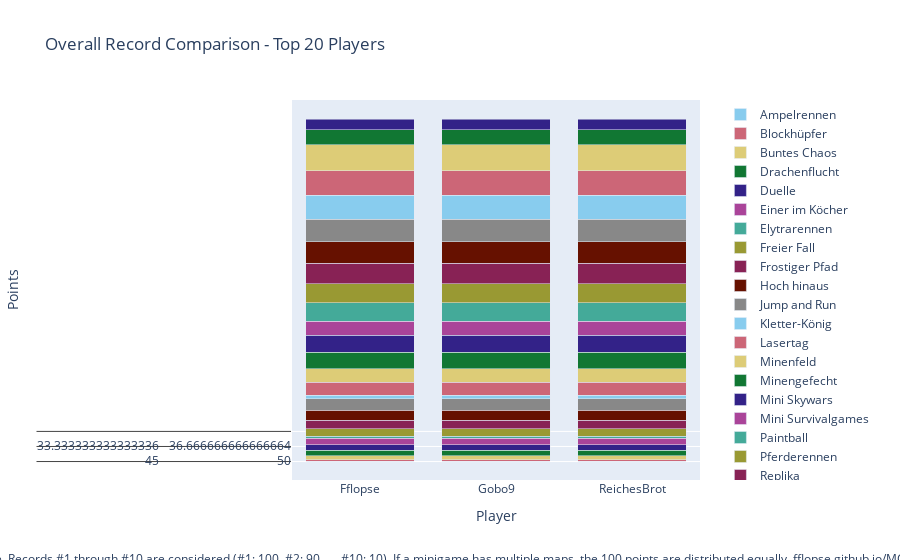

This figure's notebook cell:
### Code cell
import plotly.graph_objects as go

# Sum all columns to get the total score
outDf['Total'] = outDf.sum(axis=1)

# Sort by total score and fill N/A values with 0
outDf = outDf.sort_values(by='Total', ascending=False).fillna(0)

# Crop to top 10 players
cropDf = outDf.head(20).copy()

# Drop the 'Total' column for plotting
cropDf = cropDf.drop(columns=['Total'])

# Create a color palette
color_palette = px.colors.qualitative.Safe

# Create the stacked bar plot
fig = go.Figure()

for column in cropDf.columns.difference(['Player']):
    fig.add_trace(go.Bar(
        x=cropDf.index,
        y=cropDf[column],
        name=column,
        marker_color=color_palette[len(fig.data) % len(color_palette)]
    ))

# Update layout
fig.update_layout(
    barmode='stack',
    title='Overall Record Comparison - Top 20 Players',
    xaxis=dict(title='Player'),
    yaxis=dict(title='Points'),
    #height=800,
    #width=1000,
    legend=dict(
        x=1.05,
        y=0.5,
        traceorder='normal',
        font=dict(size=12),
        bgcolor='rgba(255, 255, 255, 0)',
        bordercolor='rgba(0, 0, 0, 0)'
    ),
    margin=dict(r=200),  # Adjust right margin to make room for the legend
    annotations=[
        dict(
            x=0.5,
            y=-0.235,
            xref='paper',
            yref='paper',
            text='Max 100 points per minigame. Records #1 through #10 are considered (#1: 100, #2: 90, ..., #10: 10). If a minigame has multiple maps, the 100 points are distributed equally. fflopse.github.io/MCP-Records/data-analysis/global-ranking.ipynb',
            showarrow=False,
            font=dict(size=12),
            xanchor='center'
        )
    ]
)

fig.show()

# save the plot as an html file

fig.write_html('out/overall_record_comparison.html')

### Figure 1 — Plotly figure (JSON) as saved in the notebook; plotly's stock layout.template omitted (floating-point values rounded to 4 significant figures)
{"data": [{"marker": {"color": "rgb(136, 204, 238)"}, "name": "Ampelrennen", "type": "bar", "x": ["Fflopse", "Gobo9", "ReichesBrot", "cediiiiii_10", "Pedrozockt", "HerrDante", "JOW23", "Ex4cted", "yiiq", "lizsyy", "_n3d", "2wc", "Freeeedom", "DarkCobweb", "yzvm", "Umgfoin", "KakaMC", "camman18YT", "Ninivee", "Grapfen"], "y": [[45, 45, 45], [50, 50, 50], [10, 10, 10], [20, 20, 20], [70, 70, 0], [25, 25, 25], [0, 0, 0], [45, 45, 45], [0, 0, 0], [10, 10, 10], [20, 20, 20], [0, 0, 0], [0, 0, 0], [0, 0, 0], [0, 0, 0], [50, 50, 50], [0, 0, 0], [0, 0, 0], [0, 0, 0], [0, 0, 0]]}, {"marker": {"color": "rgb(204, 102, 119)"}, "name": "Blockhüpfer", "type": "bar", "x": ["Fflopse", "Gobo9", "ReichesBrot", "cediiiiii_10", "Pedrozockt", "HerrDante", "JOW23", "Ex4cted", "yiiq", "lizsyy", "_n3d", "2wc", "Freeeedom", "DarkCobweb", "yzvm", "Umgfoin", "KakaMC", "camman18YT", "Ninivee", "Grapfen"], "y": [[90, 90, 90], [60, 60, 60], [100, 100, 100], [0, 0, 0], [30, 30, 0], [0, 0, 0], [0, 0, 0], [80, 80, 80], [20, 20, 20], [50, 50, 50], [0, 0, 0], [0, 0, 0], [0, 0, 0], [0, 0, 0], [0, 0, 0], [0, 0, 0], [0, 0, 0], [0, 0, 0], [0, 0, 0], [0, 0, 0]]}, {"marker": {"color": "rgb(221, 204, 119)"}, "name": "Buntes Chaos", "type": "bar", "x": ["Fflopse", "Gobo9", "ReichesBrot", "cediiiiii_10", "Pedrozockt", "HerrDante", "JOW23", "Ex4cted", "yiiq", "lizsyy", "_n3d", "2wc", "Freeeedom", "DarkCobweb", "yzvm", "Umgfoin", "KakaMC", "camman18YT", "Ninivee", "Grapfen"], "y": [[100, 100, 100], [50, 50, 50], [100, 100, 100], [50, 50, 50], [100, 100, 0], [50, 50, 50], [0, 0, 0], [50, 50, 50], [0, 0, 0], [100, 100, 100], [100, 100, 100], [0, 0, 0], [0, 0, 0], [0, 0, 0], [0, 0, 0], [100, 100, 100], [100, 100, 100], [0, 0, 0], [100, 100, 100], [0, 0, 0]]}, {"marker": {"color": "rgb(17, 119, 51)"}, "name": "Drachenflucht", "type": "bar", "x": ["Fflopse", "Gobo9", "ReichesBrot", "cediiiiii_10", "Pedrozockt", "HerrDante", "JOW23", "Ex4cted", "yiiq", "lizsyy", "_n3d", "2wc", "Freeeedom", "DarkCobweb", "yzvm", "Umgfoin", "KakaMC", "camman18YT", "Ninivee", "Grapfen"], "y": [[0, 0, 0], [0, 0, 0], [0, 0, 0], [0, 0, 0], [0, 0, 0], [0, 0, 0], [0, 0, 0], [0, 0, 0], [0, 0, 0], [33.33, 33.33, 33.33], [0, 0, 0], [0, 0, 0], [0, 0, 0], [0, 0, 0], [0, 0, 0], [0, 0, 0], [0, 0, 0], [0, 0, 0], [0, 0, 0], [0, 0, 0]]}, {"marker": {"color": "rgb(51, 34, 136)"}, "name": "Duelle", "type": "bar", "x": ["Fflopse", "Gobo9", "ReichesBrot", "cediiiiii_10", "Pedrozockt", "HerrDante", "JOW23", "Ex4cted", "yiiq", "lizsyy", "_n3d", "2wc", "Freeeedom", "DarkCobweb", "yzvm", "Umgfoin", "KakaMC", "camman18YT", "Ninivee", "Grapfen"], "y": [[0, 0, 0], [0, 0, 0], [0, 0, 0], [60, 60, 60], [0, 0, 0], [0, 0, 0], [0, 0, 0], [0, 0, 0], [0, 0, 0], [0, 0, 0], [0, 0, 0], [60, 60, 60], [0, 0, 0], [60, 60, 60], [60, 60, 60], [0, 0, 0], [0, 0, 0], [0, 0, 0], [0, 0, 0], [0, 0, 0]]}, {"marker": {"color": "rgb(170, 68, 153)"}, "name": "Einer im Köcher", "type": "bar", "x": ["Fflopse", "Gobo9", "ReichesBrot", "cediiiiii_10", "Pedrozockt", "HerrDante", "JOW23", "Ex4cted", "yiiq", "lizsyy", "_n3d", "2wc", "Freeeedom", "DarkCobweb", "yzvm", "Umgfoin", "KakaMC", "camman18YT", "Ninivee", "Grapfen"], "y": [[83.33, 83.33, 83.33], [26.67, 26.67, 26.67], [13.33, 13.33, 13.33], [40, 40, 40], [0, 0, 0], [86.67, 86.67, 86.67], [16.67, 16.67, 16.67], [0, 0, 0], [0, 0, 0], [0, 0, 0], [16.67, 16.67, 16.67], [0, 0, 0], [33.33, 33.33, 33.33], [0, 0, 0], [0, 0, 0], [0, 0, 0], [0, 0, 0], [0, 0, 0], [0, 0, 0], [0, 0, 0]]}, {"marker": {"color": "rgb(68, 170, 153)"}, "name": "Elytrarennen", "type": "bar", "x": ["Fflopse", "Gobo9", "ReichesBrot", "cediiiiii_10", "Pedrozockt", "HerrDante", "JOW23", "Ex4cted", "yiiq", "lizsyy", "_n3d", "2wc", "Freeeedom", "DarkCobweb", "yzvm", "Umgfoin", "KakaMC", "camman18YT", "Ninivee", "Grapfen"], "y": [[90, 90, 90], [83.33, 83.33, 83.33], [0, 0, 0], [0, 0, 0], [13.33, 13.33, 0], [0, 0, 0], [33.33, 33.33, 33.33], [0, 0, 0], [0, 0, 0], [0, 0, 0], [0, 0, 0], [0, 0, 0], [83.33, 83.33, 83.33], [0, 0, 0], [0, 0, 0], [0, 0, 0], [0, 0, 0], [0, 0, 0], [0, 0, 0], [0, 0, 0]]}, {"marker": {"color": "rgb(153, 153, 51)"}, "name": "Freier Fall", "type": "bar", "x": ["Fflopse", "Gobo9", "ReichesBrot", "cediiiiii_10", "Pedrozockt", "HerrDante", "JOW23", "Ex4cted", "yiiq", "lizsyy", "_n3d", "2wc", "Freeeedom", "DarkCobweb", "yzvm", "Umgfoin", "KakaMC", "camman18YT", "Ninivee", "Grapfen"], "y": [[50, 50, 50], [62.5, 62.5, 62.5], [27.5, 27.5, 27.5], [52.5, 52.5, 52.5], [25, 25, 0], [62.5, 62.5, 62.5], [0, 0, 0], [17.5, 17.5, 17.5], [0, 0, 0], [0, 0, 0], [5, 5, 5], [42.5, 42.5, 42.5], [7.5, 7.5, 7.5], [0, 0, 0], [0, 0, 0], [0, 0, 0], [0, 0, 0], [0, 0, 0], [0, 0, 0], [0, 0, 0]]}, {"marker": {"color": "rgb(136, 34, 85)"}, "name": "Frostiger Pfad", "type": "bar", "x": ["Fflopse", "Gobo9", "ReichesBrot", "cediiiiii_10", "Pedrozockt", "HerrDante", "JOW23", "Ex4cted", "yiiq", "lizsyy", "_n3d", "2wc", "Freeeedom", "DarkCobweb", "yzvm", "Umgfoin", "KakaMC", "camman18YT", "Ninivee", "Grapfen"], "y": [[20, 20, 20], [80, 80, 80], [100, 100, 100], [0, 0, 0], [0, 0, 0], [0, 0, 0], [0, 0, 0], [0, 0, 0], [0, 0, 0], [0, 0, 0], [0, 0, 0], [0, 0, 0], [90, 90, 90], [0, 0, 0], [0, 0, 0], [0, 0, 0], [0, 0, 0], [0, 0, 0], [60, 60, 60], [0, 0, 0]]}, {"marker": {"color": "rgb(102, 17, 0)"}, "name": "Hoch hinaus", "type": "bar", "x": ["Fflopse", "Gobo9", "ReichesBrot", "cediiiiii_10", "Pedrozockt", "HerrDante", "JOW23", "Ex4cted", "yiiq", "lizsyy", "_n3d", "2wc", "Freeeedom", "DarkCobweb", "yzvm", "Umgfoin", "KakaMC", "camman18YT", "Ninivee", "Grapfen"], "y": [[80, 80, 80], [70, 70, 70], [20, 20, 20], [0, 0, 0], [90, 90, 0], [0, 0, 0], [60, 60, 60], [30, 30, 30], [0, 0, 0], [0, 0, 0], [0, 0, 0], [0, 0, 0], [0, 0, 0], [0, 0, 0], [0, 0, 0], [0, 0, 0], [0, 0, 0], [0, 0, 0], [0, 0, 0], [0, 0, 0]]}, {"marker": {"color": "rgb(136, 136, 136)"}, "name": "Jump and Run", "type": "bar", "x": ["Fflopse", "Gobo9", "ReichesBrot", "cediiiiii_10", "Pedrozockt", "HerrDante", "JOW23", "Ex4cted", "yiiq", "lizsyy", "_n3d", "2wc", "Freeeedom", "DarkCobweb", "yzvm", "Umgfoin", "KakaMC", "camman18YT", "Ninivee", "Grapfen"], "y": [[53.33, 53.33, 53.33], [93.33, 93.33, 93.33], [93.33, 93.33, 93.33], [20, 20, 20], [23.33, 23.33, 0], [26.67, 26.67, 26.67], [0, 0, 0], [0, 0, 0], [6.667, 6.667, 6.667], [13.33, 13.33, 13.33], [0, 0, 0], [13.33, 13.33, 13.33], [0, 0, 0], [0, 0, 0], [0, 0, 0], [0, 0, 0], [10, 10, 10], [33.33, 33.33, 33.33], [0, 0, 0], [0, 0, 0]]}, {"marker": {"color": "rgb(136, 204, 238)"}, "name": "Kletter-König", "type": "bar", "x": ["Fflopse", "Gobo9", "ReichesBrot", "cediiiiii_10", "Pedrozockt", "HerrDante", "JOW23", "Ex4cted", "yiiq", "lizsyy", "_n3d", "2wc", "Freeeedom", "DarkCobweb", "yzvm", "Umgfoin", "KakaMC", "camman18YT", "Ninivee", "Grapfen"], "y": [[90, 90, 90], [30, 30, 30], [50, 50, 50], [0, 0, 0], [15, 15, 0], [25, 25, 25], [0, 0, 0], [0, 0, 0], [85, 85, 85], [0, 0, 0], [0, 0, 0], [0, 0, 0], [0, 0, 0], [0, 0, 0], [20, 20, 20], [0, 0, 0], [0, 0, 0], [45, 45, 45], [0, 0, 0], [0, 0, 0]]}, {"marker": {"color": "rgb(204, 102, 119)"}, "name": "Lasertag", "type": "bar", "x": ["Fflopse", "Gobo9", "ReichesBrot", "cediiiiii_10", "Pedrozockt", "HerrDante", "JOW23", "Ex4cted", "yiiq", "lizsyy", "_n3d", "2wc", "Freeeedom", "DarkCobweb", "yzvm", "Umgfoin", "KakaMC", "camman18YT", "Ninivee", "Grapfen"], "y": [[86.67, 86.67, 86.67], [30, 30, 30], [0, 0, 0], [0, 0, 0], [36.67, 36.67, 0], [86.67, 86.67, 86.67], [53.33, 53.33, 53.33], [30, 30, 30], [0, 0, 0], [0, 0, 0], [0, 0, 0], [23.33, 23.33, 23.33], [0, 0, 0], [0, 0, 0], [0, 0, 0], [0, 0, 0], [0, 0, 0], [0, 0, 0], [0, 0, 0], [13.33, 13.33, 13.33]]}, {"marker": {"color": "rgb(221, 204, 119)"}, "name": "Minenfeld", "type": "bar", "x": ["Fflopse", "Gobo9", "ReichesBrot", "cediiiiii_10", "Pedrozockt", "HerrDante", "JOW23", "Ex4cted", "yiiq", "lizsyy", "_n3d", "2wc", "Freeeedom", "DarkCobweb", "yzvm", "Umgfoin", "KakaMC", "camman18YT", "Ninivee", "Grapfen"], "y": [[33.33, 33.33, 33.33], [0, 0, 0], [26.67, 26.67, 26.67], [16.67, 16.67, 16.67], [0, 0, 0], [46.67, 46.67, 46.67], [6.667, 6.667, 6.667], [10, 10, 10], [0, 0, 0], [0, 0, 0], [30, 30, 30], [0, 0, 0], [0, 0, 0], [0, 0, 0], [0, 0, 0], [0, 0, 0], [0, 0, 0], [0, 0, 0], [23.33, 23.33, 23.33], [0, 0, 0]]}, {"marker": {"color": "rgb(17, 119, 51)"}, "name": "Minengefecht", "type": "bar", "x": ["Fflopse", "Gobo9", "ReichesBrot", "cediiiiii_10", "Pedrozockt", "HerrDante", "JOW23", "Ex4cted", "yiiq", "lizsyy", "_n3d", "2wc", "Freeeedom", "DarkCobweb", "yzvm", "Umgfoin", "KakaMC", "camman18YT", "Ninivee", "Grapfen"], "y": [[12.5, 12.5, 12.5], [32.5, 32.5, 32.5], [25, 25, 25], [75, 75, 75], [0, 0, 0], [10, 10, 10], [45, 45, 45], [0, 0, 0], [50, 50, 50], [0, 0, 0], [22.5, 22.5, 22.5], [22.5, 22.5, 22.5], [12.5, 12.5, 12.5], [60, 60, 60], [35, 35, 35], [0, 0, 0], [0, 0, 0], [0, 0, 0], [0, 0, 0], [12.5, 12.5, 12.5]]}, {"marker": {"color": "rgb(51, 34, 136)"}, "name": "Mini Skywars", "type": "bar", "x": ["Fflopse", "Gobo9", "ReichesBrot", "cediiiiii_10", "Pedrozockt", "HerrDante", "JOW23", "Ex4cted", "yiiq", "lizsyy", "_n3d", "2wc", "Freeeedom", "DarkCobweb", "yzvm", "Umgfoin", "KakaMC", "camman18YT", "Ninivee", "Grapfen"], "y": [[24, 24, 24], [80, 80, 80], [20, 20, 20], [50, 50, 50], [26, 26, 0], [0, 0, 0], [20, 20, 20], [14, 14, 14], [10, 10, 10], [0, 0, 0], [26, 26, 26], [36, 36, 36], [30, 30, 30], [34, 34, 34], [0, 0, 0], [18, 18, 18], [20, 20, 20], [8, 8, 8], [8, 8, 8], [28, 28, 28]]}, {"marker": {"color": "rgb(170, 68, 153)"}, "name": "Mini Survivalgames", "type": "bar", "x": ["Fflopse", "Gobo9", "ReichesBrot", "cediiiiii_10", "Pedrozockt", "HerrDante", "JOW23", "Ex4cted", "yiiq", "lizsyy", "_n3d", "2wc", "Freeeedom", "DarkCobweb", "yzvm", "Umgfoin", "KakaMC", "camman18YT", "Ninivee", "Grapfen"], "y": [[33.33, 33.33, 33.33], [0, 0, 0], [26.67, 26.67, 26.67], [26.67, 26.67, 26.67], [0, 0, 0], [26.67, 26.67, 26.67], [33.33, 33.33, 33.33], [0, 0, 0], [0, 0, 0], [0, 0, 0], [0, 0, 0], [26.67, 26.67, 26.67], [10, 10, 10], [10, 10, 10], [0, 0, 0], [10, 10, 10], [0, 0, 0], [43.33, 43.33, 43.33], [20, 20, 20], [26.67, 26.67, 26.67]]}, {"marker": {"color": "rgb(68, 170, 153)"}, "name": "Paintball", "type": "bar", "x": ["Fflopse", "Gobo9", "ReichesBrot", "cediiiiii_10", "Pedrozockt", "HerrDante", "JOW23", "Ex4cted", "yiiq", "lizsyy", "_n3d", "2wc", "Freeeedom", "DarkCobweb", "yzvm", "Umgfoin", "KakaMC", "camman18YT", "Ninivee", "Grapfen"], "y": [[73.33, 73.33, 73.33], [0, 0, 0], [60, 60, 60], [6.667, 6.667, 6.667], [53.33, 53.33, 0], [46.67, 46.67, 46.67], [0, 0, 0], [0, 0, 0], [26.67, 26.67, 26.67], [0, 0, 0], [16.67, 16.67, 16.67], [33.33, 33.33, 33.33], [0, 0, 0], [16.67, 16.67, 16.67], [23.33, 23.33, 23.33], [0, 0, 0], [0, 0, 0], [0, 0, 0], [0, 0, 0], [30, 30, 30]]}, {"marker": {"color": "rgb(153, 153, 51)"}, "name": "Pferderennen", "type": "bar", "x": ["Fflopse", "Gobo9", "ReichesBrot", "cediiiiii_10", "Pedrozockt", "HerrDante", "JOW23", "Ex4cted", "yiiq", "lizsyy", "_n3d", "2wc", "Freeeedom", "DarkCobweb", "yzvm", "Umgfoin", "KakaMC", "camman18YT", "Ninivee", "Grapfen"], "y": [[91.67, 91.67, 91.67], [66.67, 66.67, 66.67], [38.33, 38.33, 38.33], [73.33, 73.33, 73.33], [45, 45, 0], [6.667, 6.667, 6.667], [0, 0, 0], [0, 0, 0], [45, 45, 45], [28.33, 28.33, 28.33], [0, 0, 0], [0, 0, 0], [15, 15, 15], [0, 0, 0], [13.33, 13.33, 13.33], [6.667, 6.667, 6.667], [0, 0, 0], [0, 0, 0], [0, 0, 0], [0, 0, 0]]}, {"marker": {"color": "rgb(136, 34, 85)"}, "name": "Replika", "type": "bar", "x": ["Fflopse", "Gobo9", "ReichesBrot", "cediiiiii_10", "Pedrozockt", "HerrDante", "JOW23", "Ex4cted", "yiiq", "lizsyy", "_n3d", "2wc", "Freeeedom", "DarkCobweb", "yzvm", "Umgfoin", "KakaMC", "camman18YT", "Ninivee", "Grapfen"], "y": [[53.79, 53.79, 53.79], [90.58, 90.58, 90.58], [11.94, 11.94, 11.94], [50.78, 50.78, 50.78], [56.21, 56.21, 0], [8.058, 8.058, 8.058], [2.233, 2.233, 2.233], [42.33, 42.33, 42.33], [28.45, 28.45, 28.45], [17.96, 17.96, 17.96], [5.243, 5.243, 5.243], [2.427, 2.427, 2.427], [3.883, 3.883, 3.883], [1.748, 1.748, 1.748], [0, 0, 0], [0, 0, 0], [31.65, 31.65, 31.65], [5.146, 5.146, 5.146], [0, 0, 0], [1.359, 1.359, 1.359]]}, {"marker": {"color": "rgb(102, 17, 0)"}, "name": "Sammelwahn", "type": "bar", "x": ["Fflopse", "Gobo9", "ReichesBrot", "cediiiiii_10", "Pedrozockt", "HerrDante", "JOW23", "Ex4cted", "yiiq", "lizsyy", "_n3d", "2wc", "Freeeedom", "DarkCobweb", "yzvm", "Umgfoin", "KakaMC", "camman18YT", "Ninivee", "Grapfen"], "y": [[19.53, 19.53, 19.53], [29.53, 29.53, 29.53], [3.023, 3.023, 3.023], [30.93, 30.93, 30.93], [13.26, 13.26, 0], [8.605, 8.605, 8.605], [2.791, 2.791, 2.791], [15.12, 15.12, 15.12], [0, 0, 0], [4.419, 4.419, 4.419], [3.023, 3.023, 3.023], [0, 0, 0], [0.4651, 0.4651, 0.4651], [4.884, 4.884, 4.884], [3.256, 3.256, 3.256], [6.279, 6.279, 6.279], [9.767, 9.767, 9.767], [5.349, 5.349, 5.349], [1.86, 1.86, 1.86], [13.72, 13.72, 13.72]]}, {"marker": {"color": "rgb(136, 136, 136)"}, "name": "Schießstand", "type": "bar", "x": ["Fflopse", "Gobo9", "ReichesBrot", "cediiiiii_10", "Pedrozockt", "HerrDante", "JOW23", "Ex4cted", "yiiq", "lizsyy", "_n3d", "2wc", "Freeeedom", "DarkCobweb", "yzvm", "Umgfoin", "KakaMC", "camman18YT", "Ninivee", "Grapfen"], "y": [[96.67, 96.67, 96.67], [50, 50, 50], [10, 10, 10], [40, 40, 40], [0, 0, 0], [66.67, 66.67, 66.67], [10, 10, 10], [90, 90, 90], [0, 0, 0], [33.33, 33.33, 33.33], [26.67, 26.67, 26.67], [0, 0, 0], [0, 0, 0], [0, 0, 0], [0, 0, 0], [0, 0, 0], [0, 0, 0], [0, 0, 0], [0, 0, 0], [0, 0, 0]]}, {"marker": {"color": "rgb(136, 204, 238)"}, "name": "Spleef", "type": "bar", "x": ["Fflopse", "Gobo9", "ReichesBrot", "cediiiiii_10", "Pedrozockt", "HerrDante", "JOW23", "Ex4cted", "yiiq", "lizsyy", "_n3d", "2wc", "Freeeedom", "DarkCobweb", "yzvm", "Umgfoin", "KakaMC", "camman18YT", "Ninivee", "Grapfen"], "y": [[70, 70, 70], [70, 70, 70], [90, 90, 90], [85, 85, 85], [50, 50, 0], [25, 25, 25], [40, 40, 40], [25, 25, 25], [25, 25, 25], [45, 45, 45], [40, 40, 40], [0, 0, 0], [0, 0, 0], [25, 25, 25], [0, 0, 0], [75, 75, 75], [0, 0, 0], [0, 0, 0], [0, 0, 0], [25, 25, 25]]}, {"marker": {"color": "rgb(204, 102, 119)"}, "name": "Todeswürfel", "type": "bar", "x": ["Fflopse", "Gobo9", "ReichesBrot", "cediiiiii_10", "Pedrozockt", "HerrDante", "JOW23", "Ex4cted", "yiiq", "lizsyy", "_n3d", "2wc", "Freeeedom", "DarkCobweb", "yzvm", "Umgfoin", "KakaMC", "camman18YT", "Ninivee", "Grapfen"], "y": [[60, 60, 60], [0, 0, 0], [0, 0, 0], [0, 0, 0], [50, 50, 0], [90, 90, 90], [0, 0, 0], [0, 0, 0], [0, 0, 0], [0, 0, 0], [0, 0, 0], [0, 0, 0], [0, 0, 0], [0, 0, 0], [0, 0, 0], [0, 0, 0], [30, 30, 30], [40, 40, 40], [0, 0, 0], [0, 0, 0]]}, {"marker": {"color": "rgb(221, 204, 119)"}, "name": "Waffenfolge", "type": "bar", "x": ["Fflopse", "Gobo9", "ReichesBrot", "cediiiiii_10", "Pedrozockt", "HerrDante", "JOW23", "Ex4cted", "yiiq", "lizsyy", "_n3d", "2wc", "Freeeedom", "DarkCobweb", "yzvm", "Umgfoin", "KakaMC", "camman18YT", "Ninivee", "Grapfen"], "y": [[30, 30, 30], [0, 0, 0], [50, 50, 50], [70, 70, 70], [60, 60, 0], [0, 0, 0], [100, 100, 100], [0, 0, 0], [0, 0, 0], [0, 0, 0], [0, 0, 0], [0, 0, 0], [0, 0, 0], [0, 0, 0], [90, 90, 90], [0, 0, 0], [0, 0, 0], [0, 0, 0], [0, 0, 0], [40, 40, 40]]}, {"marker": {"color": "rgb(17, 119, 51)"}, "name": "Walls", "type": "bar", "x": ["Fflopse", "Gobo9", "ReichesBrot", "cediiiiii_10", "Pedrozockt", "HerrDante", "JOW23", "Ex4cted", "yiiq", "lizsyy", "_n3d", "2wc", "Freeeedom", "DarkCobweb", "yzvm", "Umgfoin", "KakaMC", "camman18YT", "Ninivee", "Grapfen"], "y": [[33.33, 33.33, 33.33], [36.67, 36.67, 36.67], [13.33, 13.33, 13.33], [90, 90, 90], [56.67, 56.67, 0], [0, 0, 0], [33.33, 33.33, 33.33], [0, 0, 0], [20, 20, 20], [0, 0, 0], [0, 0, 0], [20, 20, 20], [0, 0, 0], [66.67, 66.67, 66.67], [13.33, 13.33, 13.33], [0, 0, 0], [33.33, 33.33, 33.33], [53.33, 53.33, 53.33], [20, 20, 20], [33.33, 33.33, 33.33]]}, {"marker": {"color": "rgb(51, 34, 136)"}, "name": "Wettrennen", "type": "bar", "x": ["Fflopse", "Gobo9", "ReichesBrot", "cediiiiii_10", "Pedrozockt", "HerrDante", "JOW23", "Ex4cted", "yiiq", "lizsyy", "_n3d", "2wc", "Freeeedom", "DarkCobweb", "yzvm", "Umgfoin", "KakaMC", "camman18YT", "Ninivee", "Grapfen"], "y": [[80, 80, 80], [74, 74, 74], [64, 64, 64], [40, 40, 40], [10, 10, 0], [14, 14, 14], [0, 0, 0], [0, 0, 0], [40, 40, 40], [14, 14, 14], [0, 0, 0], [8, 8, 8], [0, 0, 0], [0, 0, 0], [14, 14, 14], [0, 0, 0], [0, 0, 0], [0, 0, 0], [0, 0, 0], [0, 0, 0]]}], "layout": {"annotations": [{"font": {"size": 12}, "showarrow": false, "text": "Max 100 points per minigame. Records #1 through #10 are considered (#1: 100, #2: 90, ..., #10: 10). If a minigame has multiple maps, the 100 points are distributed equally. fflopse.github.io/MCP-Records/data-analysis/global-ranking.ipynb", "x": 0.5, "xanchor": "center", "xref": "paper", "y": -0.235, "yref": "paper"}], "barmode": "stack", "legend": {"bgcolor": "rgba(255, 255, 255, 0)", "bordercolor": "rgba(0, 0, 0, 0)", "font": {"size": 12}, "traceorder": "normal", "x": 1.05, "y": 0.5}, "margin": {"r": 200}, "title": {"text": "Overall Record Comparison - Top 20 Players"}, "xaxis": {"title": {"text": "Player"}}, "yaxis": {"title": {"text": "Points"}}}}
